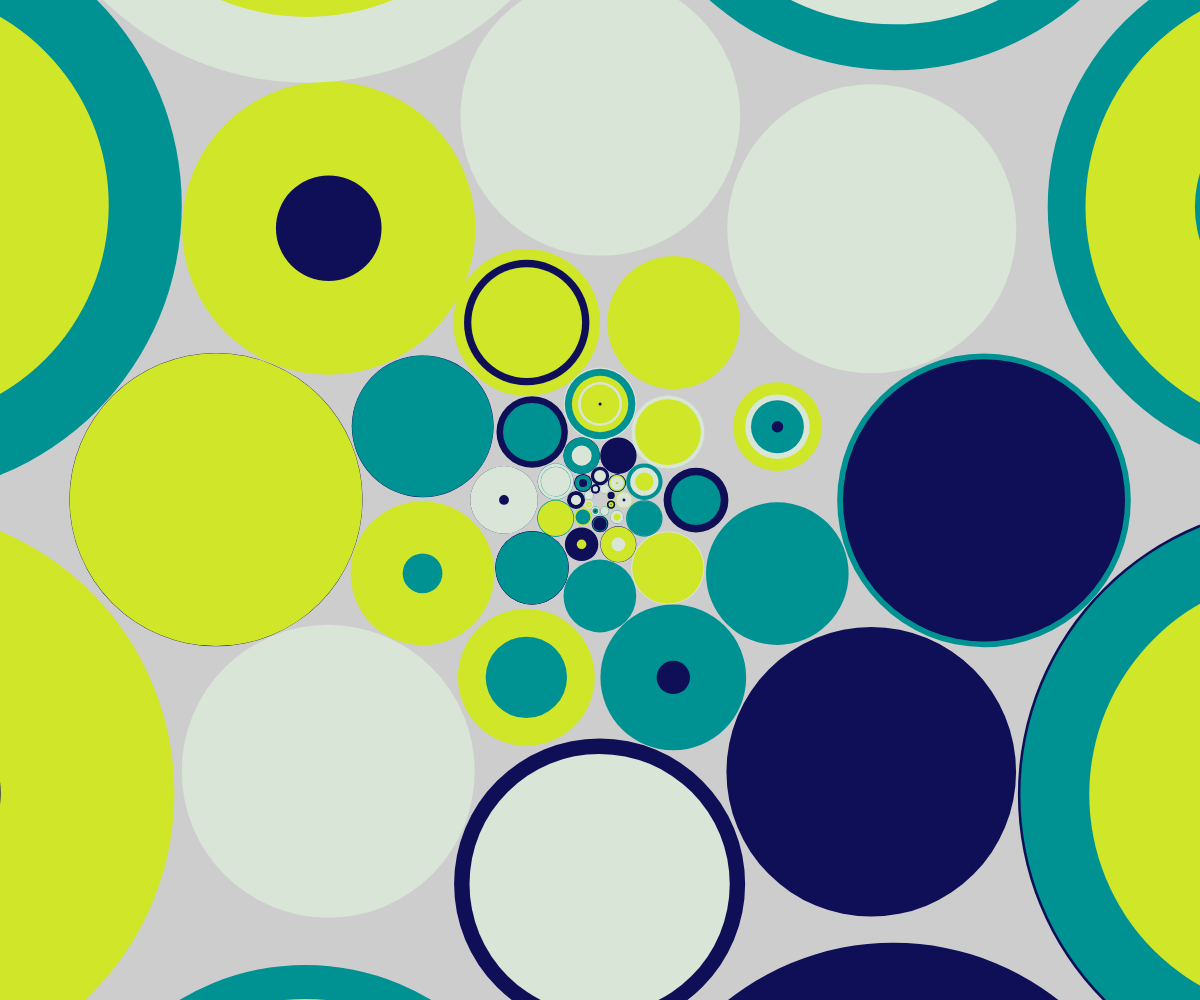
Frame 1 (no input)
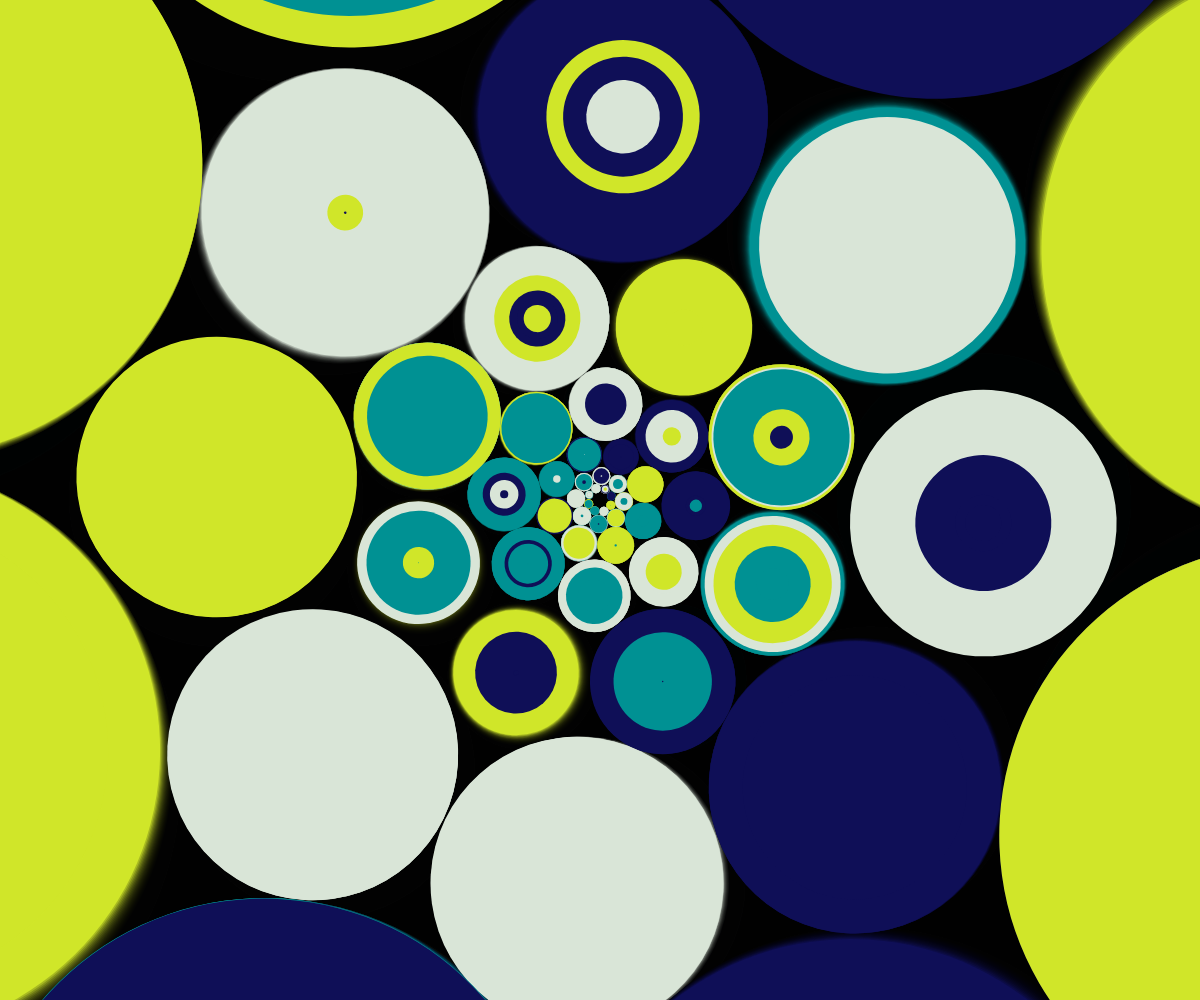
Frame 60 (no input)
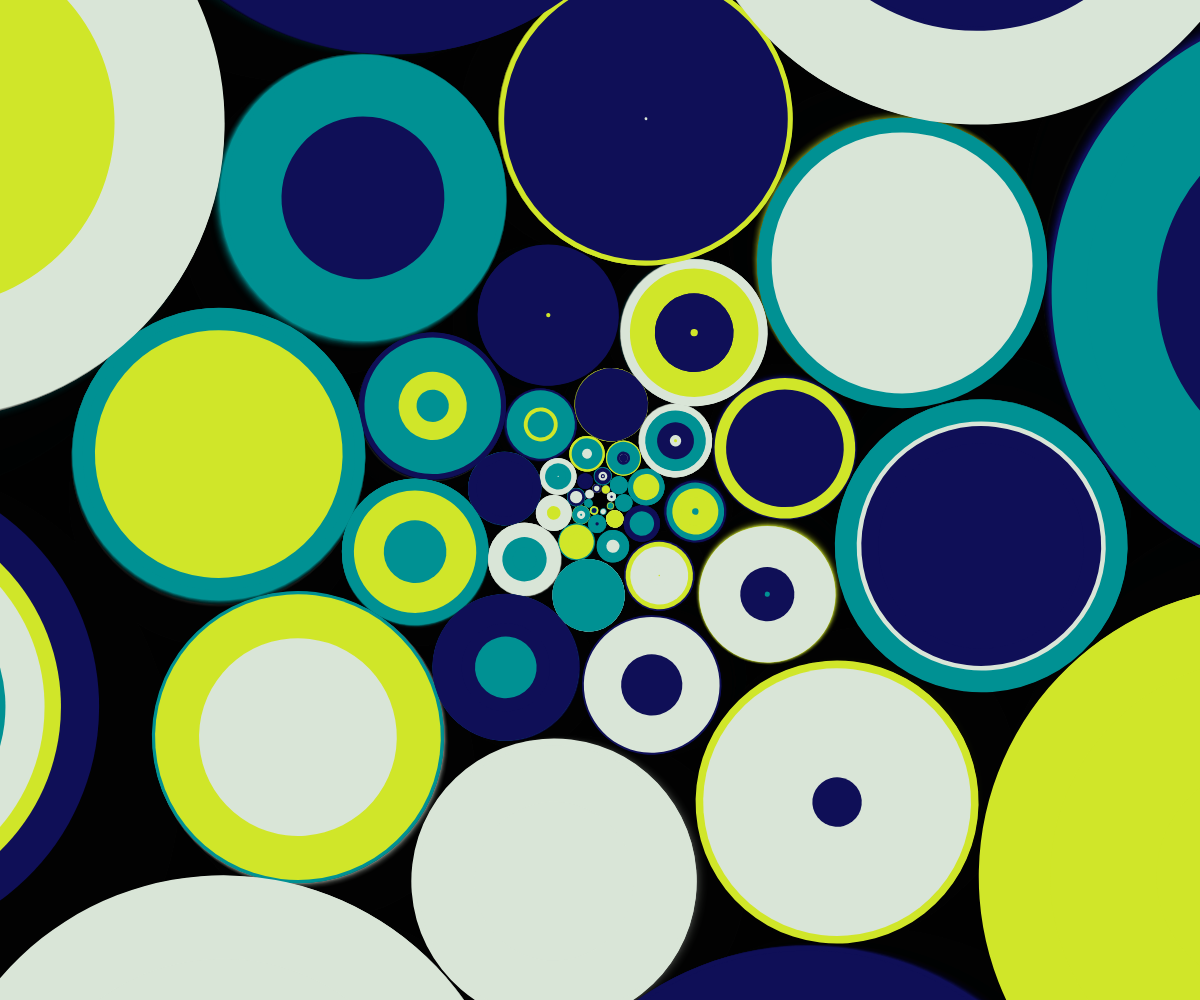
Frame 120 (the mouse pressed at the canvas centre since frame 60)

The p5.js sketch that drew these frames (run headless with seeded random() and noise() and a simulated clock; from frame 60 on, the mouse is pressed at the canvas centre):

// p5.js sketch
// ── sketch.js
function setup() {
  createCanvas(windowWidth, windowHeight);
  noCursor();
}

function draw() {
  background(0, 50);

  push();
  randomSeed(floor(frameCount / 240) * 7490170);
  translate(width/2, height/2);
  rotate(frameCount * 0.001);

  const n = 8;
  for(let i = 0; i < n; i ++){
    const m = 8;
    for(let j = 0; j < m; j ++){
      const radius = pow(2, i) * max(width, height) * 0.01;
      const angle = TAU * j / m + (i % 2 == 0 ? TAU / m / 2 : 0);
      const x = radius * cos(angle);
      const y = radius * sin(angle);
      const d = radius * 2 * sin(PI / m);

      const l = 10;

      push();
      translate(x, y);
      for(let k = 0; k < l; k ++){
        const nd = d * map(sin(random(TAU) + frameCount * random(0.02, 0.025)), -1, 1, 0, 1);
        const c = random(["#009193", "#d9e5d7", "#0f0f57", "#d0e629"]);

        noStroke();
        fill(c);
        circle(0, 0, nd);
      }
      pop();
    }
  }
  pop();
}

function windowResized() {
  resizeCanvas(windowWidth, windowHeight);
}

function keyPressed() {
  // Space key
  if (keyCode === 32) {
    fullscreen(true);
  }
}
